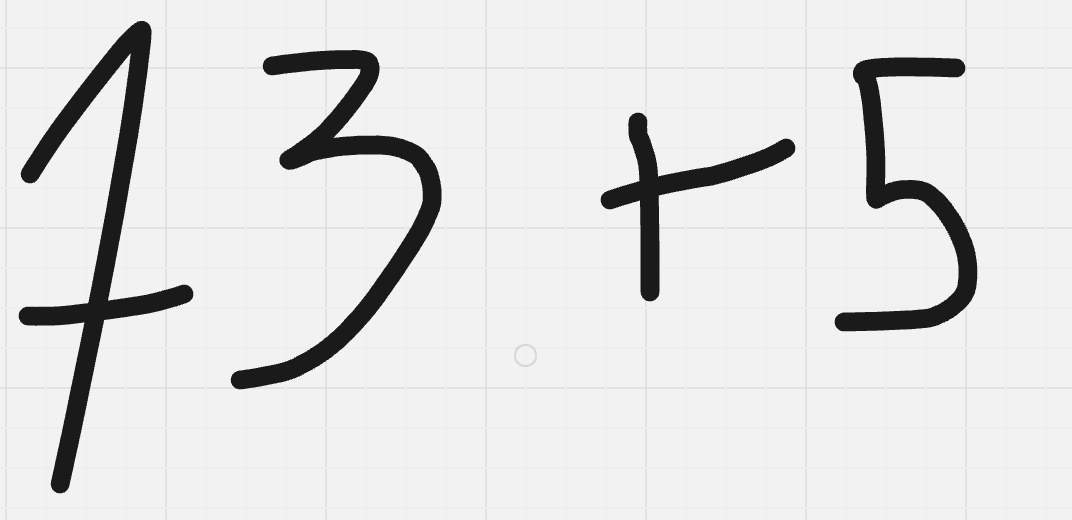
#> input picture test_images/Screenshot 2024-09-21 at 16.06.01.png, 1072 x 520 px, found by its file name
$ jupyter execute image_analysis.ipynb
#> lines starting #> are read from the running program, lines starting #| are printed output that depends on the picture; after the words box and inside, x2 and y2 are one past the last pixel; in counts of white or black regions, pixels touching at a corner belong together
[cell 1]
import cv2
import numpy as np
import PIL
import matplotlib.pyplot as plt
import pandas
import torch
import torch.nn as nn
from torch.nn import functional as F
import torchvision
from torchvision.io import read_image
from torch.utils.data import Dataset, random_split,DataLoader
from torchvision import datasets
from torchvision.transforms import ToTensor,v2
import matplotlib.pyplot as plt
import cv2
import numpy as np
import os
import PIL

[cell 2]
class HandwritingRecogniser(nn.Module):
    """
    Input Shape: (28,28)
    Output classes: 9
    """
    # [42 lines left out: functions __init__, forward, not called in this run]

[cell 3]
# draw boxes on image wherever you can find any value
def draw_boxes(image, boxes, color=(255, 0, 0), thickness=3):
    for box in boxes:
        cv2.rectangle(image, (box[0], box[1]), (box[2], box[3]), color, thickness)
    return image
img = cv2.imread("Screenshot 2024-09-21 at 16.06.01.png")
#> img is the input picture: shape (520, 1072, 3); min 26, max 242, mean 224.1
gray = cv2.cvtColor(img, cv2.COLOR_BGR2GRAY)
ret, thresh = cv2.threshold(gray, 127, 255, 0)
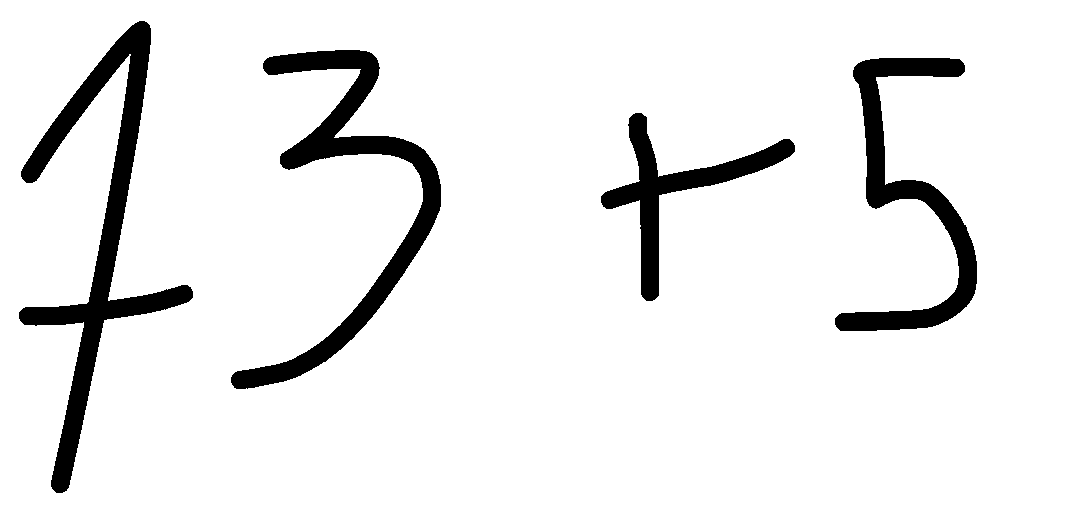
#> thresh: shape (520, 1072); 92.1% white; 4 black regions
contours, hierarchy = cv2.findContours(thresh, cv2.RETR_TREE, cv2.CHAIN_APPROX_SIMPLE)
#> contours = 5 contours; box (x1, y1, x2, y2) and area: (0, 0, 1072, 520) 555849, (18, 20, 194, 494) 15714, (230, 49, 442, 390) 13144, (834, 57, 978, 332) 10292, (600, 112, 796, 302) 7050
boxes = []
for contour in contours:
    x, y, w, h = cv2.boundingRect(contour)
    print(x,y,w,h)
    boxes.append([x, y, x+w, y+h])
    # show me cropped image
    cropped = img[y:y+h, x:x+w]
    cropped = cv2.resize(cropped, (28, 28))
    ret, thresh = cv2.threshold(cropped, 127, 255, 0)
#> this loop made 5 passes
#> (x, y, w, h) on passes 2 to 5: (600, 112, 196, 190), (834, 57, 144, 275), (230, 49, 212, 341), (18, 20, 176, 474)
#> (contour, x, y, w, h) on pass 1: ([[0, 0], [0, 519], [1071, 519], [1071, 0]], 0, 0, 1072, 520)
#| 0 0 1072 520
#| 600 112 196 190
#| 834 57 144 275
#| 230 49 212 341
#| 18 20 176 474
#> pass 1, `cropped = cv2.resize(cropped, (28, 28))`:
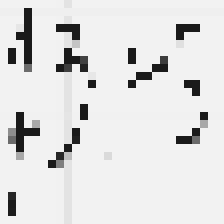
#> cropped: shape (28, 28, 3) (shown 8 times larger); min 26, max 242, mean 224.4
#> pass 1, `ret, thresh = cv2.threshold(cropped, 127, 255, 0)`:
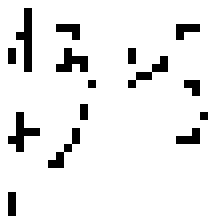
#> thresh: shape (28, 28, 3) (shown 8 times larger); 92.1% white; black in thin lines or dots, all inside (x1, y1, x2, y2) = (1, 1, 26, 27)
#> pass 2, `cropped = img[y:y+h, x:x+w]`:
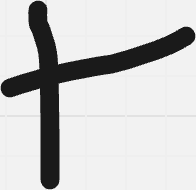
#> cropped: shape (190, 196, 3); min 26, max 242, mean 201.8
#> pass 2, `cropped = cv2.resize(cropped, (28, 28))`:
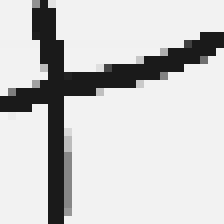
#> cropped: shape (28, 28, 3) (shown 8 times larger); min 26, max 242, mean 203.1
#> after the loop:
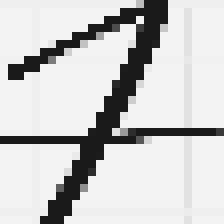
#> cropped: shape (28, 28, 3) (shown 8 times larger); min 26, max 242, mean 202
#> after the loop, boxes = [[0, 0, 1072, 520], [600, 112, 796, 302], [834, 57, 978, 332], [230, 49, 442, 390], [18, 20, 194, 494]]
img = draw_boxes(img, boxes)
#> the loop in draw_boxes, `for box in boxes:` made 5 passes
#> after the loop in draw_boxes, `for box in boxes:`:
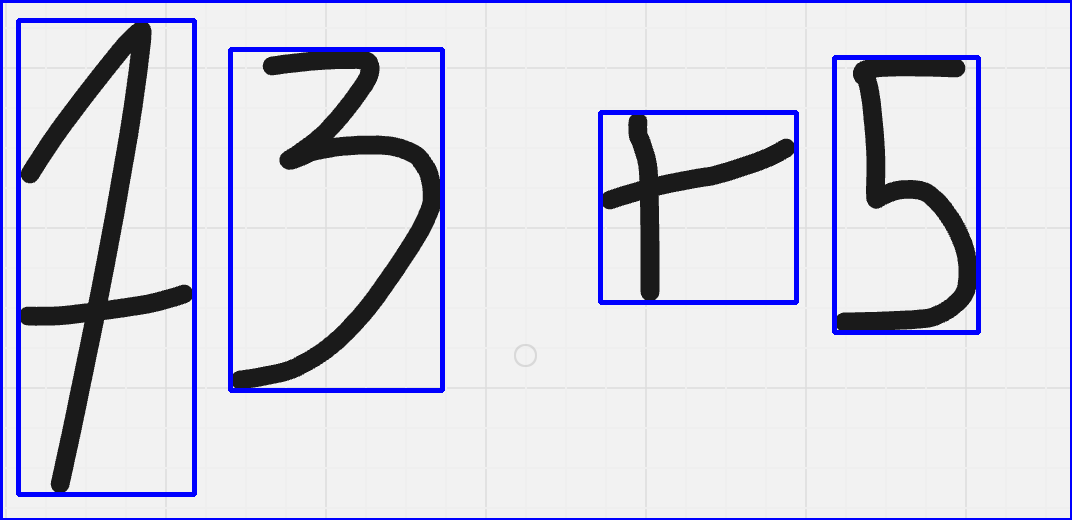
#> image: shape (520, 1072, 3); mean B, G, R 225, 212.2, 212.2
plt.imshow(img)

$ run again, with test_images/Screenshot 2024-09-14 at 09.51.36.png copied over test_images/Screenshot 2024-09-21 at 16.06.01.png
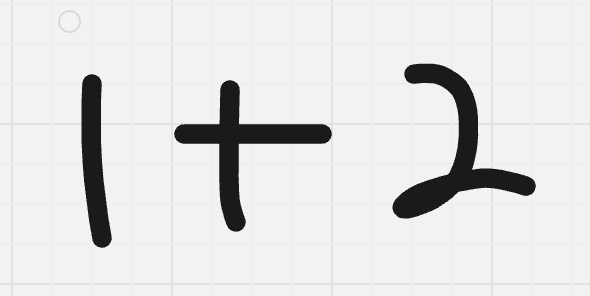
#> input picture test_images/Screenshot 2024-09-14 at 09.51.36.png, 590 x 296 px, found by its file name
#> img is the input picture: shape (296, 590, 3); min 26, max 242, mean 223
#> `ret, thresh = cv2.threshold(gray, 127, 255, 0)`:
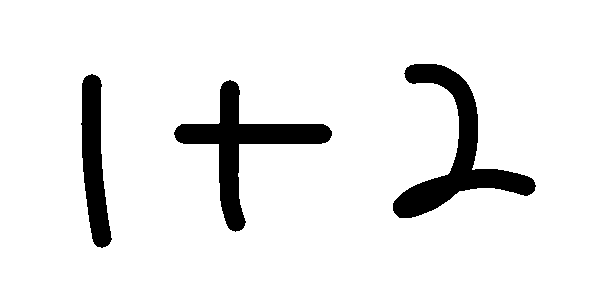
#> thresh: shape (296, 590); 91.6% white; 3 black regions
#> contours = 4 contours; box (x1, y1, x2, y2) and area: (0, 0, 590, 296) 173755, (392, 63, 537, 219) 6268, (173, 79, 333, 233) 5801, (80, 73, 113, 249) 3420
#> the loop `for contour in contours:` made 4 passes
#> (x, y, w, h) on passes 2 to 4: (173, 79, 160, 154), (80, 73, 33, 176), (392, 63, 145, 156)
#> (printed output is left out)
#> after the loop `for contour in contours:`: boxes = [[0, 0, 590, 296], [173, 79, 333, 233], [80, 73, 113, 249], [392, 63, 537, 219]]
#> the loop in draw_boxes, `for box in boxes:` made 4 passes
#> after the loop in draw_boxes, `for box in boxes:`:
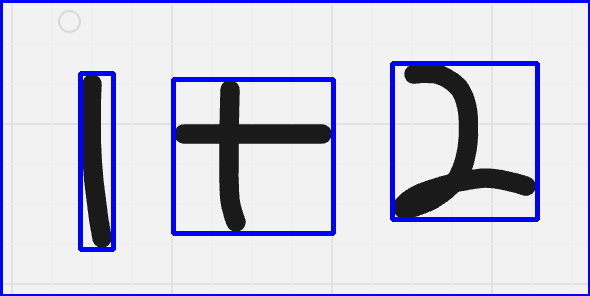
#> image: shape (296, 590, 3); mean B, G, R 224.3, 205.9, 205.9

$ run again, with test_images/Screenshot 2024-09-16 at 00.46.43.png copied over test_images/Screenshot 2024-09-21 at 16.06.01.png
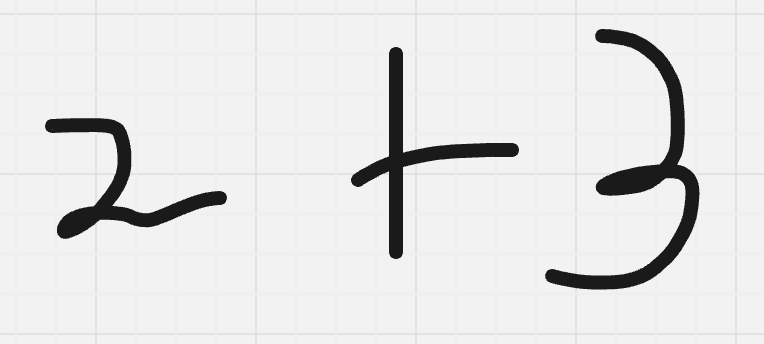
#> input picture test_images/Screenshot 2024-09-16 at 00.46.43.png, 764 x 344 px, found by its file name
#> img is the input picture: shape (344, 764, 3); min 26, max 242, mean 227.1
#> `ret, thresh = cv2.threshold(gray, 127, 255, 0)`:
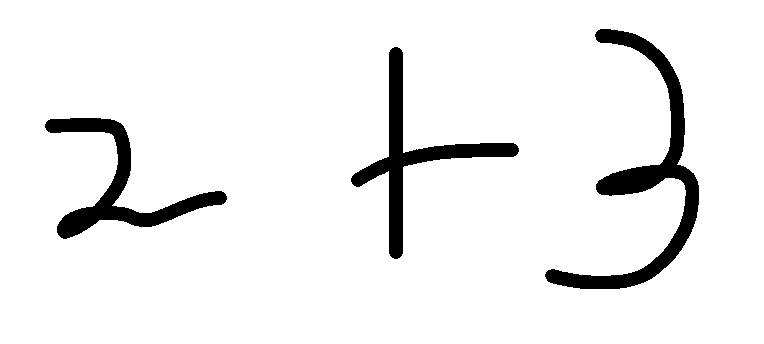
#> thresh: shape (344, 764); 93.5% white; 3 black regions
#> contours = 4 contours; box (x1, y1, x2, y2) and area: (0, 0, 764, 344) 261709, (544, 28, 700, 290) 7673, (350, 46, 520, 260) 5409, (44, 117, 228, 240) 5132
#> the loop `for contour in contours:` made 4 passes
#> (x, y, w, h) on passes 2 to 4: (44, 117, 184, 123), (350, 46, 170, 214), (544, 28, 156, 262)
#> (printed output is left out)
#> after the loop `for contour in contours:`: boxes = [[0, 0, 764, 344], [44, 117, 228, 240], [350, 46, 520, 260], [544, 28, 700, 290]]
#> the loop in draw_boxes, `for box in boxes:` made 4 passes
#> after the loop in draw_boxes, `for box in boxes:`:
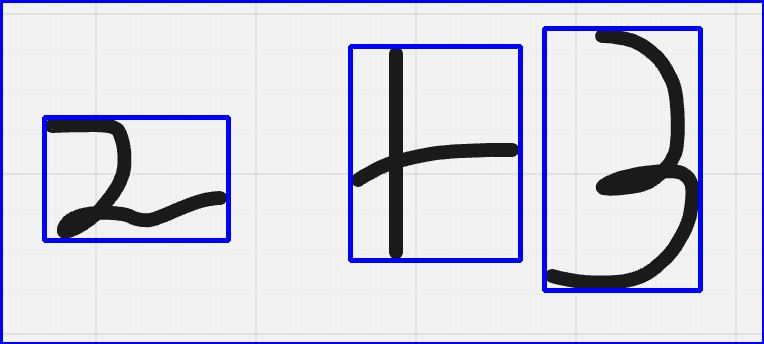
#> image: shape (344, 764, 3); mean B, G, R 228.2, 212.1, 212.1
